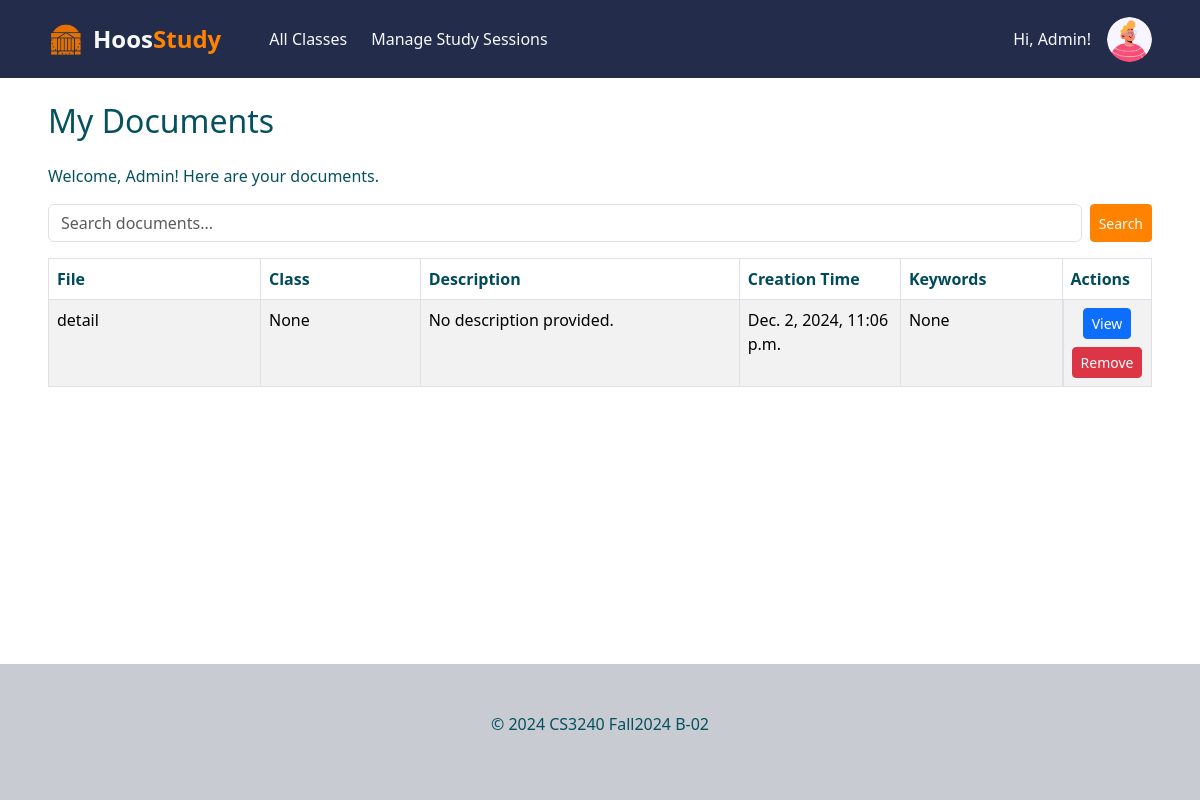
/documents/ (signed in), run on the app's committed database.
### hoos_study_app/models.py (models this page shows, shortened)
class User(AbstractUser):
    YEAR_CHOICES = [
        ('1', 'First Year'),
        ('2', 'Second Year'),
        ('3', 'Third Year'),
        ('4', 'Fourth Year'),
    ]
    is_pma_admin = models.BooleanField(default=False)
    year = models.CharField(max_length=1, choices=YEAR_CHOICES,  null=True, blank=True)
    profile_picture = models.ImageField(
        upload_to='profile_pictures/', null=True, blank=True,
        validators=[validate_file_extension, validate_file_size],
        default=random_profile_picture
    )

class Document(models.Model):
    filename = models.CharField(max_length=50)
    file = models.FileField(upload_to='class_documents/')
    author = models.ForeignKey('User', on_delete=models.CASCADE, null=True, blank=True)
    course = models.ForeignKey(Course, on_delete=models.CASCADE, null=True, blank=True)
    study_session = models.ForeignKey(StudySession, on_delete=models.CASCADE, null=True, blank=True)
    create_time = models.DateTimeField(default=timezone.now)
    description = models.CharField(max_length=500, default="No description provided.")
    keywords = models.ManyToManyField(Keyword, blank=True)

### hoos_study_app/views.py (the view, shortened to what this page needs)
# urls.py: path("documents/", views.DocumentsListView.as_view(), name="documents"),
class DocumentsListView(LoginRequiredMixin, ListView):
    model = models.Document
    template_name = "hoos_study_app/documents.html"
    context_object_name = "documents"
    def get_queryset(self):
        query = self.request.GET.get('q')
        queryset = models.Document.objects.filter(author=self.request.user)
        return queryset

### hoos_study_app/templates/hoos_study_app/documents.html (shortened to what this page needs)
{% extends "base.html" %}
{% block content %}
<div class="d-flex justify-content-between align-items-center mb-3">
    <h2>My Documents</h2>
</div>
<p>Welcome, {{ user.first_name }}! Here are your documents.</p>
<form method="get" action="{% url 'hoos_study_app:documents' %}" class="mb-3 d-flex">
    <input type="text" name="q" placeholder="Search documents..." class="form-control me-2"
            value="{{ request.GET.q }}">
    <button type="submit" class="btn btn-primary btn-sm"style="background-color: #FF8200; border-color:#FF8200">Search</button>
</form>
<table class="table table-striped table-bordered">
    <thead>
        <tr>
            <th scope="col" style="width: 20%; color: #004b5b; ">File</th>
            <th scope="col" style="width: 15%; color: #004b5b;">Class</th>
            <th scope="col" style="width: 30%; color: #004b5b;">Description</th>
            <th scope="col" style="width: 15%; color: #004b5b;">Creation Time</th>
            <th scope="col" style="width: 15%; color: #004b5b;">Keywords</th>
            <th scope="col" style="width: 5%; color: #004b5b;">Actions</th>
        </tr>
    </thead>
    <tbody>
        {% for document in documents %}
        <tr>
            <td>{{ document.filename }}</td>
            <td>{{ document.course }}</td>
            <td class="text-wrap">{{ document.description }}</td>
            <td>{{ document.create_time }}</td>
            <td>
                {% for keyword in document.keywords.all %}
                    {{ keyword.name }}{% if not forloop.last %}, {% endif %}
                {% empty %}
                    None
                {% endfor %}
            </td>
            <td class="d-flex flex-column align-items-center">
                <a href="{{ document.file.url }}" class="btn btn-primary btn-sm mb-2" target="_blank">
                    View
                </a>
                <form method="POST" action="{% url 'hoos_study_app:delete_document' document.pk %}">
                    <button type="submit" class="btn btn-danger btn-sm">Remove</button>
                </form>
            </td>
        </tr>
        {% endfor %}
    </tbody>
</table>
{% endblock %}

### hoos_study_app/templates/base.html (shortened to what this page needs)
<!DOCTYPE html>
<html lang="en">
<head>
    {% load static %}
    <link rel="stylesheet" href="{% static 'hoos_study_app/css/styles.css' %}">
    <link href="https://cdn.jsdelivr.net/npm/bootstrap@5.3.3/dist/css/bootstrap.min.css" rel="stylesheet"
>
    <link rel="stylesheet" href="https://cdn.jsdelivr.net/npm/bootstrap-icons@1.11.3/font/bootstrap-icons.min.css">
</head>
<body class="d-flex flex-column min-vh-100">
  <header class="navbar navbar-expand-lg py-3" style="background-color: #232D4B;">
    <nav class="container-xxl px-5">
      <div class="collapse navbar-collapse text-light" id="navbarToggler">
        <a class="navbar-brand d-flex align-items-center me-5 fw-bold text-light" href="{% url 'hoos_study_app:home' %}" style="text-decoration: none;">
            <img src="{% static 'hoos_study_app/img/rotundaIcon.png' %}"
                alt="Rotunda Icon"
                style="width: 35px; height: 35px; margin-right: 10px;">
            <span style="font-size: 1.5rem; font-weight: bold;">Hoos<span style="color: #FF8200;">Study</span></span>
        </a>
        <a class="nav-link me-4" href="{% url 'hoos_study_app:class-list' %}">
          All Classes
        </a>
        {% if user.is_pma_admin %}
        <a class="nav-link me-4" href="{% url 'hoos_study_app:pma-manage-study-sessions' %}">
          Manage Study Sessions
        </a>
        {% endif %}
      </div>
      <div class="ms-auto">
        {% if user.is_authenticated %}
        <div class="d-flex align-items-center text-light">
          <p class="me-3 mb-0">Hi, {{ user.first_name }}!</p>
          <div id="profile-picture-dropdown" class="nav-item dropdown">
            <a class="nav-link dropdown-toggle" href="#" role="button" data-bs-toggle="dropdown" aria-expanded="false">
              <img id="profile-picture"
                 class="rounded-circle"
                 src="{% if user.profile_picture %}{{ user.profile_picture.url }}{% endif %}"
                 style="width: 45px; height: 45px; object-fit: cover;">
            </a>
          </div>
        </div>
        {% else %}
          <a href="{% url 'account_login' %}" class="btn btn-light">
            <i class="bi bi-box-arrow-in-right me-1"></i>
            Log In
          </a>
        {% endif %}
      </div>
    </nav>
  </header>
  {% block main %}
  <div id="content" class="container-xxl px-5 flex-grow-1 my-4 text-info-emphasis">
    {% block content %}{% endblock %}
  </div>
  {% endblock main %}
  <div class="py-5" style="background-color: #C8CBD2;">
    <footer class="container-xxl text-center text-info-emphasis">
      <p>© 2024 CS3240 Fall2024 B-02</p>
    </footer>
  </div>
</body>

### static/hoos_study_app/css/styles.css (style rules this page uses)
#profile-picture-dropdown .nav-link.dropdown-toggle::after { display: none; }

### data on the page
User: first_name "Admin", profile_picture (picture)
Document: filename "detail", course "None", description "No description provided.", create_time "Dec. 2, 2024, 11:06 p.m."
